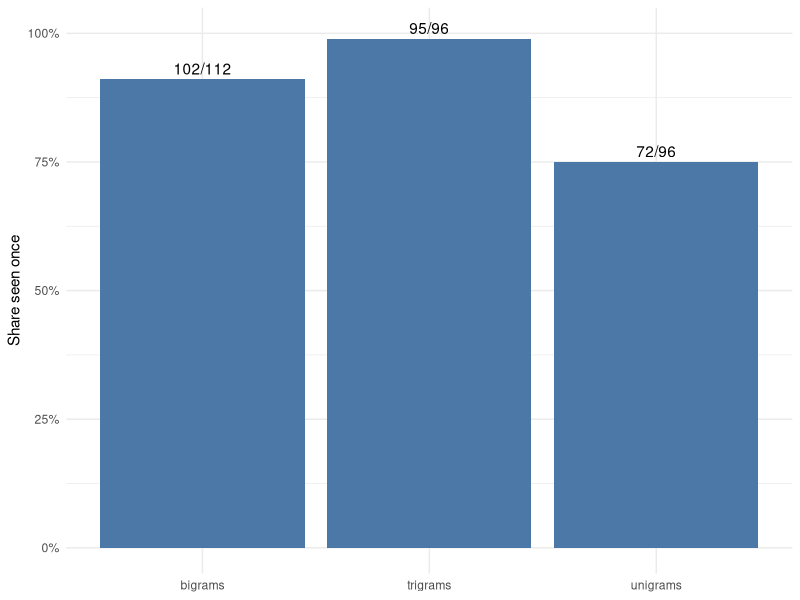

Recreate this plot in R.
## ---- chunk 1
#| include: false

options(warn = 2)
stopifnot(identical(getOption("warn"), 2L))
## ---- chunk 2
library(readr)
library(dplyr)
library(tibble)
library(tidyr)
library(stringr)
library(tidytext)
library(ggplot2)

sentences <- read_csv(
  "data/workforce/workforce_sentences.csv",
  na = character(),
  col_types = cols(
    sentence_id = col_character(),
    document_id = col_character(),
    source_line = col_character(),
    text = col_character(),
    reference_label = col_character(),
    uncertainty = col_character(),
    annotator_id = col_character(),
    rationale = col_character(),
    codebook_version = col_character(),
    codebook_hash = col_character(),
    derived = col_character(),
    transformation = col_character()
  )
)

source_counts <- sentences |>
  mutate(source = if_else(document_id == "F001", "training flyer", "job details")) |>
  count(source, name = "rows")

knitr::kable(
  source_counts,
  col.names = c("Source", "Rows"),
  caption = "The 28 Riverton sentences by source",
  row.names = FALSE
)
## ---- chunk 3
#| include: false

stopifnot(all(
  c("readr", "dplyr", "tibble", "tidyr", "stringr", "tidytext", "ggplot2") %in%
    loadedNamespaces()
))

stopifnot(
  identical(nrow(sentences), 28L),
  identical(sum(sentences$document_id == "F001"), 6L),
  identical(sum(sentences$document_id != "F001"), 22L),
  identical(sentences$text[1], "Paid 12-week training is provided."),
  identical(sentences$text[28], "Apply by October 15")
)
## ---- chunk 4
make_ngrams <- function(n) {
  if (identical(n, 1L)) {
    sentences |>
      select(sentence_id, text) |>
      unnest_tokens(output = ngram, input = text, token = "words") |>
      filter(!is.na(ngram))
  } else {
    sentences |>
      select(sentence_id, text) |>
      unnest_tokens(output = ngram, input = text, token = "ngrams", n = n) |>
      filter(!is.na(ngram))
  }
}

short_for_trigrams <- make_ngrams(1L) |>
  count(sentence_id, name = "tokens") |>
  filter(tokens < 3L)

bigrams <- make_ngrams(2L) |>
  count(ngram, name = "frequency", sort = TRUE)
trigrams <- make_ngrams(3L) |>
  count(ngram, name = "frequency", sort = TRUE)

top_phrases <- bind_rows(
  bigrams |>
    slice_head(n = 8) |>
    mutate(kind = "bigram"),
  trigrams |>
    slice_head(n = 8) |>
    mutate(kind = "trigram")
) |>
  select(kind, ngram, frequency)

knitr::kable(
  top_phrases,
  col.names = c("N-gram type", "N-gram", "Frequency"),
  caption = "The most frequent bigrams and trigrams in the 28 sentences",
  row.names = FALSE
)
## ---- chunk 5
#| include: false

stopifnot(
  identical(nrow(bigrams), 112L),
  identical(nrow(trigrams), 96L),
  identical(short_for_trigrams$sentence_id, "s026"),
  identical(short_for_trigrams$tokens, 2L),
  identical(bigrams$ngram[1], "is required"),
  identical(bigrams$frequency[1], 4L),
  identical(trigrams$ngram[1], "training is provided"),
  identical(trigrams$frequency[1], 2L)
)
## ---- chunk 6
unigrams <- make_ngrams(1L) |>
  count(ngram, name = "frequency", sort = TRUE)

ngram_counts <- list(unigrams, bigrams, trigrams)

ngram_summary <- tibble(
  n = 1:3,
  name = c("unigrams", "bigrams", "trigrams"),
  distinct_items = vapply(ngram_counts, nrow, integer(1)),
  seen_once = vapply(
    ngram_counts,
    \(counts) sum(counts$frequency == 1L),
    integer(1)
  ),
  seen_once_label = str_c(seen_once, "/", distinct_items)
)

knitr::kable(
  ngram_summary,
  col.names = c("n", "Unit", "Distinct units", "Seen once", "Seen-once fraction"),
  caption = "Distinct n-grams and one-time n-grams in the Riverton sentences",
  row.names = FALSE
)
## ---- chunk 7
#| include: false

stopifnot(
  identical(ngram_summary$distinct_items, c(96L, 112L, 96L)),
  identical(ngram_summary$seen_once, c(72L, 102L, 95L)),
  identical(ngram_summary$seen_once_label, c("72/96", "102/112", "95/96"))
)
## ---- chunk 8
#| label: fig-ngram-sparsity
#| fig-cap: "Share of distinct n-grams seen once in the 28 Riverton sentences."
#| fig-alt: "Bar chart with three bars for unigrams, bigrams, and trigrams. The seen-once share is high for every n-gram size and highest for trigrams."

plot_data <- ngram_summary |>
  transmute(
    name,
    seen_once_share = seen_once / distinct_items,
    seen_once_label
  )

ggplot(plot_data, aes(x = name, y = seen_once_share)) +
  geom_col(fill = "#4C78A8") +
  geom_text(aes(label = seen_once_label), vjust = -0.4) +
  labs(
    x = NULL,
    y = "Share seen once"
  ) +
  scale_y_continuous(labels = \(value) str_c(round(value * 100), "%"), limits = c(0, 1)) +
  theme_minimal()
## ---- chunk 9
#| include: false

stopifnot(
  all(plot_data$seen_once_share > 0),
  all(plot_data$seen_once_share < 1),
  identical(plot_data$seen_once_label[plot_data$name == "trigrams"], "95/96")
)
